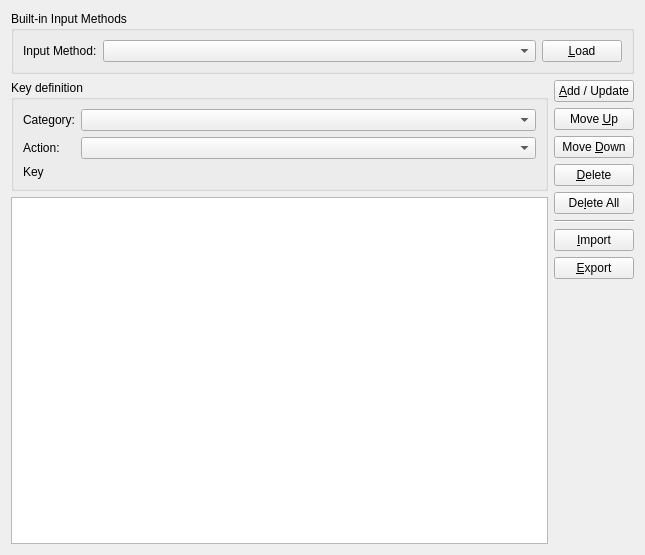
<?xml version="1.0" encoding="UTF-8"?>
<ui version="4.0">
 <class>Editor</class>
 <widget class="QWidget" name="Editor">
  <property name="geometry">
   <rect>
    <x>0</x>
    <y>0</y>
    <width>645</width>
    <height>555</height>
   </rect>
  </property>
  <property name="windowTitle">
   <string>Unikey Keymap Editor</string>
  </property>
  <property name="windowIcon">
   <iconset theme="fcitx-unikey">
    <normaloff>.</normaloff>.</iconset>
  </property>
  <layout class="QVBoxLayout" name="verticalLayout_3">
   <item>
    <widget class="QGroupBox" name="groupBox">
     <property name="title">
      <string>Built-in Input Methods</string>
     </property>
     <layout class="QHBoxLayout" name="horizontalLayout_2">
      <item>
       <widget class="QLabel" name="label">
        <property name="text">
         <string>Input Method:</string>
        </property>
       </widget>
      </item>
      <item>
       <widget class="QComboBox" name="inputMethodBox">
        <property name="sizePolicy">
         <sizepolicy hsizetype="MinimumExpanding" vsizetype="Fixed">
          <horstretch>0</horstretch>
          <verstretch>0</verstretch>
         </sizepolicy>
        </property>
       </widget>
      </item>
      <item>
       <widget class="QPushButton" name="loadButton">
        <property name="text">
         <string>&amp;Load</string>
        </property>
       </widget>
      </item>
     </layout>
    </widget>
   </item>
   <item>
    <layout class="QHBoxLayout" name="horizontalLayout">
     <item>
      <layout class="QVBoxLayout" name="verticalLayout_2">
       <item>
        <widget class="QGroupBox" name="groupBox_2">
         <property name="title">
          <string>Key definition</string>
         </property>
         <layout class="QFormLayout" name="formLayout">
          <item row="0" column="0">
           <widget class="QLabel" name="label_3">
            <property name="text">
             <string>Category:</string>
            </property>
           </widget>
          </item>
          <item row="0" column="1">
           <widget class="QComboBox" name="categoryBox"/>
          </item>
          <item row="1" column="0">
           <widget class="QLabel" name="label_4">
            <property name="text">
             <string>Action:</string>
            </property>
           </widget>
          </item>
          <item row="1" column="1">
           <widget class="QComboBox" name="actionBox"/>
          </item>
          <item row="2" column="0">
           <widget class="QLabel" name="label_2">
            <property name="text">
             <string>Key</string>
            </property>
           </widget>
          </item>
          <item row="2" column="1">
           <widget class="fcitx::FcitxQtKeySequenceWidget" name="keySequenceEdit" native="true"/>
          </item>
         </layout>
        </widget>
       </item>
       <item>
        <widget class="QTableView" name="keymapView">
         <property name="selectionMode">
          <enum>QAbstractItemView::SingleSelection</enum>
         </property>
         <property name="selectionBehavior">
          <enum>QAbstractItemView::SelectRows</enum>
         </property>
        </widget>
       </item>
      </layout>
     </item>
     <item>
      <layout class="QVBoxLayout" name="verticalLayout">
       <item>
        <widget class="QPushButton" name="addButton">
         <property name="text">
          <string>&amp;Add / Update</string>
         </property>
         <property name="icon">
          <iconset theme="document-edit">
           <normaloff>.</normaloff>.</iconset>
         </property>
        </widget>
       </item>
       <item>
        <widget class="QPushButton" name="moveUpButton">
         <property name="text">
          <string>Move &amp;Up</string>
         </property>
         <property name="icon">
          <iconset theme="go-up">
           <normaloff>.</normaloff>.</iconset>
         </property>
        </widget>
       </item>
       <item>
        <widget class="QPushButton" name="moveDownButton">
         <property name="text">
          <string>Move &amp;Down</string>
         </property>
         <property name="icon">
          <iconset theme="go-down">
           <normaloff>.</normaloff>.</iconset>
         </property>
        </widget>
       </item>
       <item>
        <widget class="QPushButton" name="deleteButton">
         <property name="text">
          <string>&amp;Delete</string>
         </property>
         <property name="icon">
          <iconset theme="list-remove">
           <normaloff>.</normaloff>.</iconset>
         </property>
        </widget>
       </item>
       <item>
        <widget class="QPushButton" name="clearButton">
         <property name="text">
          <string>De&amp;lete All</string>
         </property>
         <property name="icon">
          <iconset theme="edit-delete">
           <normaloff>.</normaloff>.</iconset>
         </property>
        </widget>
       </item>
       <item>
        <widget class="Line" name="line">
         <property name="orientation">
          <enum>Qt::Horizontal</enum>
         </property>
        </widget>
       </item>
       <item>
        <widget class="QPushButton" name="importButton">
         <property name="text">
          <string>&amp;Import</string>
         </property>
         <property name="icon">
          <iconset theme="document-import">
           <normaloff>.</normaloff>.</iconset>
         </property>
        </widget>
       </item>
       <item>
        <widget class="QPushButton" name="exportButton">
         <property name="text">
          <string>&amp;Export</string>
         </property>
         <property name="icon">
          <iconset theme="document-export">
           <normaloff>.</normaloff>.</iconset>
         </property>
        </widget>
       </item>
       <item>
        <spacer name="verticalSpacer">
         <property name="orientation">
          <enum>Qt::Vertical</enum>
         </property>
         <property name="sizeHint" stdset="0">
          <size>
           <width>20</width>
           <height>40</height>
          </size>
         </property>
        </spacer>
       </item>
      </layout>
     </item>
    </layout>
   </item>
  </layout>
 </widget>
 <customwidgets>
  <customwidget>
   <class>fcitx::FcitxQtKeySequenceWidget</class>
   <extends>QWidget</extends>
   <header>fcitxqtkeysequencewidget.h</header>
  </customwidget>
 </customwidgets>
 <resources/>
 <connections/>
</ui>
